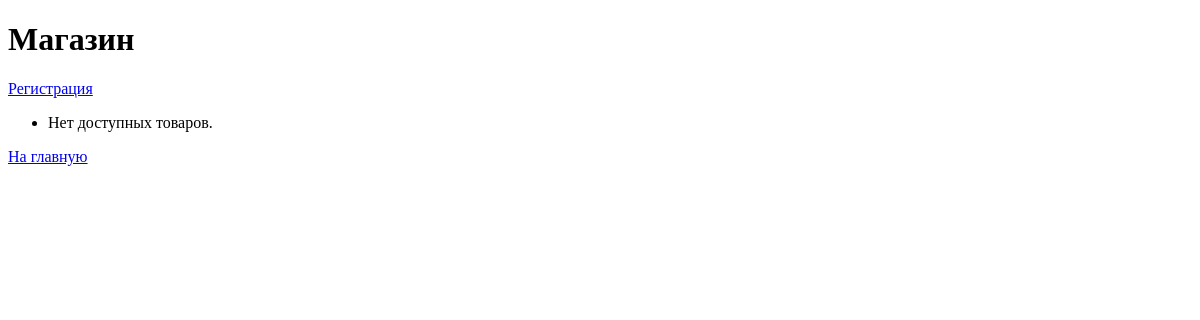
The app's page /1/, older data.
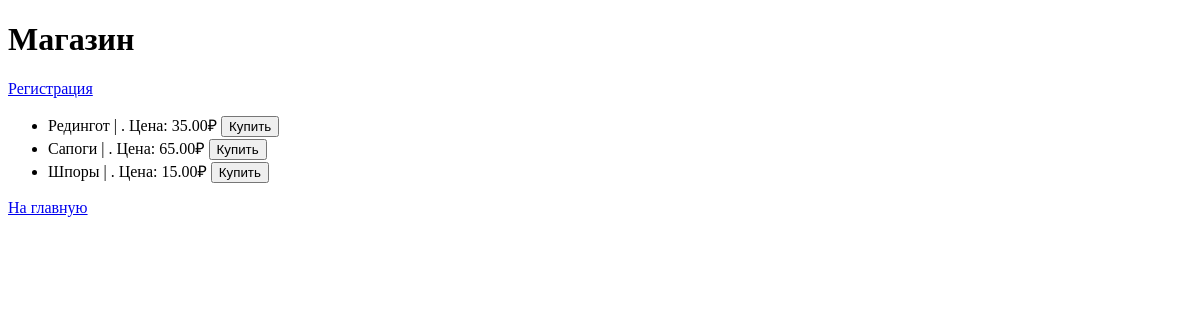
The same page, newer data.
### task1/models.py (models this page shows)
class Goods(models.Model):
    title = models.CharField(max_length=50)
    cost = models.DecimalField(max_digits=10, decimal_places=2)
    size = models.CharField(max_length=5)
    description = models.TextField()
    buyer = models.ManyToManyField(Buyer, related_name='games')

### task1/views.py (the view)
# urls.py: path('1/', shop, name='shop'),
def shop(request):
    goods = Goods.objects.all()  # Получаем все продукты из базы данных
    return render(request, 'fourth_task/shop.html', {
        'goods': goods
    })

### templates/fourth_task/shop.html
{% extends 'fourth_task/menu.html' %}
{% block pagename %}
    <h1>Магазин</h1>
{% endblock %}
{% block menu %}
{{ block.super }}
{% endblock %}
{% block content %}
  <ul>
    {% for good in goods %}
        <li>
            {{ good.title }} | {{ good.description }}. Цена: {{ good.cost }}₽
            <button type="button">Купить</button>
        </li>
    {% empty %}
        <li>Нет доступных товаров.</li>
    {% endfor %}
</ul>
<a href='/'>На главную</a>
{% endblock %}

### templates/fourth_task/menu.html (shortened to what this page needs)
{% load static %}
<!DOCTYPE html>
<html lang="en">
<head>
    <link rel="stylesheet" type="text/css" href="{% static 'style.css' %}">
</head>
<body>
    {% block pagename %}{% endblock %}
    {% block menu %}
        <a href="{% url 'sign_up_by_django'%}">Регистрация </a>
    {% endblock %}
    {% block content %}{% endblock %}
</body>
</html>

Row changes from the older to the newer data that the page shows:
added Goods: title "Редингот", cost "35.00"
added Goods: title "Сапоги", cost "65.00"
added Goods: title "Шпоры", cost "15.00"
Text that changed along with them:
text no longer shown: "Нет доступных товаров."
